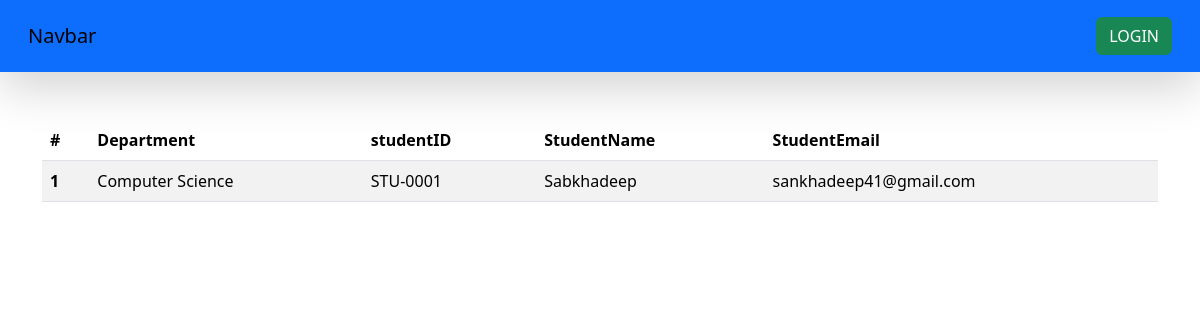
/students/, run on an earlier commit of the app's database.
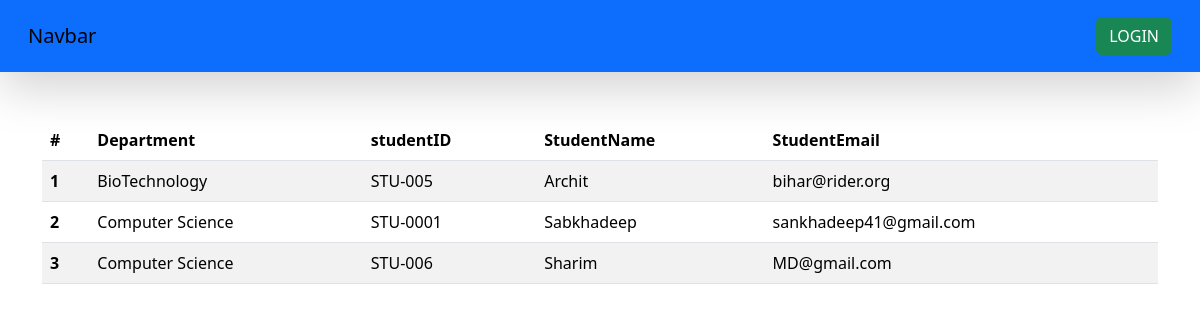
And on a later commit of the database.
### vege/models.py (models this page shows, shortened)
class Student(models.Model):
    department = models.ForeignKey(Department , related_name= "depart" , on_delete=models.CASCADE)
    student_id = models.OneToOneField(StudentID , related_name="studentid" , on_delete=models.CASCADE)
    student_name = models.CharField(max_length=100)
    student_email = models.EmailField(unique=True)
    student_age = models.IntegerField(default=18)
    student_address = models.TextField()
    class Meta:
        ordering = ['student_name']
        verbose_name = "student"

class Department(models.Model):
    department = models.CharField(max_length=100)
    class Meta:
        ordering = ['department']

class StudentID(models.Model):
    Student_id = models.CharField(max_length=100)
    def __str__(self) -> str:
        return self.Student_id

### vege/views.py (the view)
# urls.py: path('students/', get_students , name="get_students"),
def get_students(request):
    queryset = Student.objects.all()
    paginator = Paginator(queryset, 3)  # Show 25 contacts per page.
    page_number = request.GET.get("page",1)
    page_obj = paginator.get_page(page_number)
    return render(request , 'report/students.html' , {'queryset' : page_obj} )

### vege/templates/report/students.html
{% extends "base.html" %}
{% block start %}
<div class="container mt-5">
    <table class="table table-striped">
        <thead>
          <tr>
            <th scope="col">#</th>
            <th scope="col">Department</th>
            <th scope="col">studentID </th>
            <th scope="col">StudentName</th>
            <th scope="col">StudentEmail</th>
          </tr>
        </thead>
        <tbody>
            {% for student in queryset %}
          <tr>
            <th scope="row">{{forloop.counter}}</th>
            <td>{{student.department.department}}</td>
            <td>{{student.student_id}}</td>
            <td>{{student.student_name}}</td>
            <td>{{student.student_email}}</td>
          </tr>
          {% endfor %}
        </tbody>
    </table>
</div>
{% endblock %}

### home/templates/base.html (shortened to what this page needs)
<!DOCTYPE html>
<html lang="en">
<head>
    <link href="https://cdn.jsdelivr.net/npm/bootstrap@5.3.2/dist/css/bootstrap.min.css" rel="stylesheet">
</head>
<body>
    <nav class="navbar  p-3 bg-primary shadow-lg ">
        <div class="container-fluid">
          <a class="navbar-brand">Navbar</a>
          <form class="d-flex" role="search">
            {% if request.user.is_authenticated %}
            <a href="/logout/" class="btn btn-success" type="submit">LOGOUT</a>
            {% else %}
            <a href="/login/" class="btn btn-success" type="submit">LOGIN</a>
            {% endif %}
          </form>
        </div>
      </nav>
{% block start %}
{% endblock %}
</body>
</html>

What changed in the data, as far as the page shows it:
added Student: department.department "BioTechnology", student_id "STU-005", student_name "Archit", student_email "bihar@rider.org"
added Student: department.department "Computer Science", student_id "STU-006", student_name "Sharim", student_email "MD@gmail.com"
